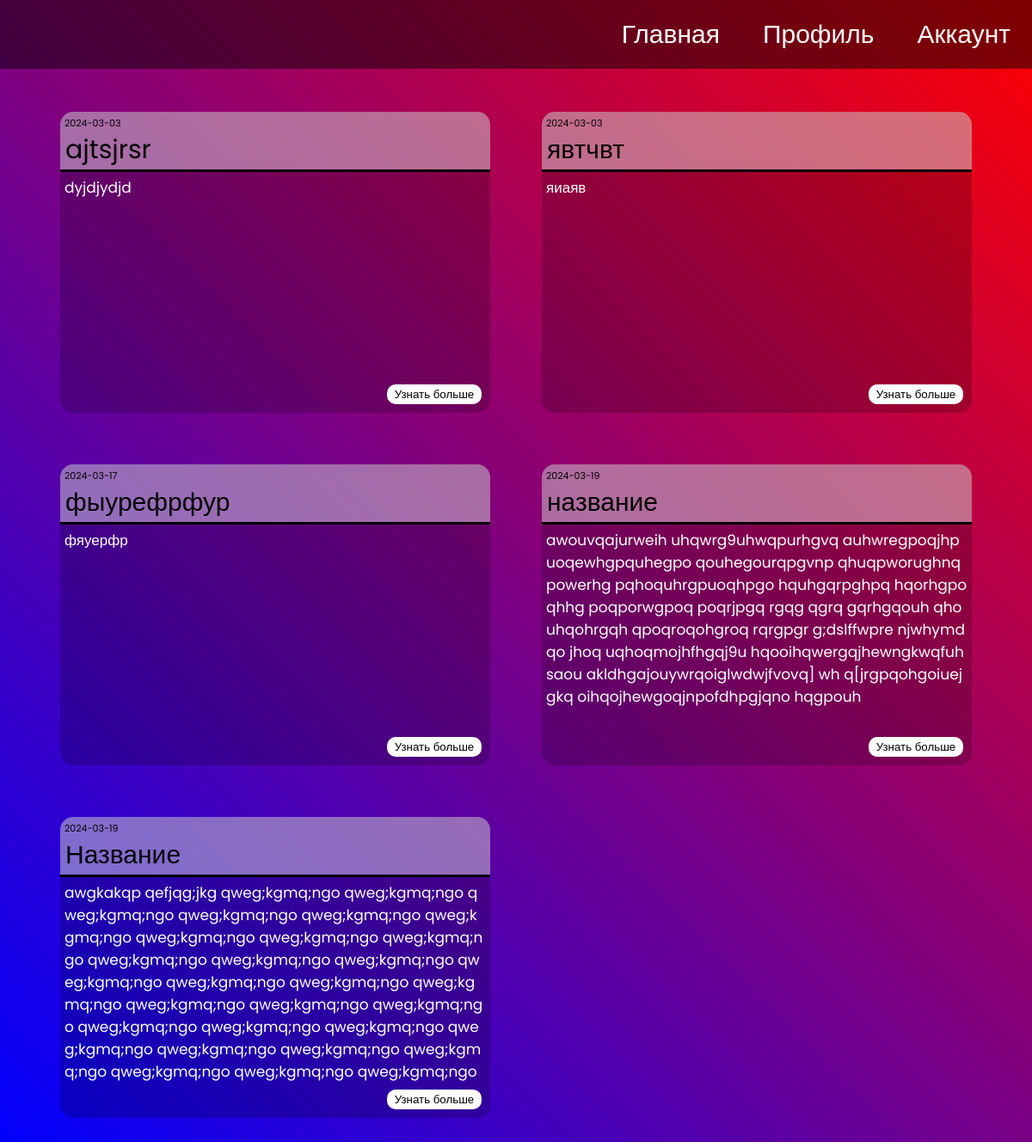
The page /home on the database its author committed.
### tables this page shows
CREATE TABLE "posts" (
	"id"	INTEGER UNIQUE,
	"user_id"	INTEGER,
	"post_title"	TEXT,
	"post"	TEXT,
	"date"	TEXT,
	FOREIGN KEY("user_id") REFERENCES "users"("id"),
	PRIMARY KEY("id" AUTOINCREMENT)
);

### main.py (the view)
@app.route('/home', methods=['GET', 'POST'])
def home():
    opendb()
    cursor.execute('select * from posts')
    posts = cursor.fetchall()
    return render_template('home.html', posts = posts)

### main.py (called while the page is built)
def opendb():
    global db, cursor
    db = sqlite3.connect('file.db')
    cursor = db.cursor()

### templates/home.html (shortened to what this page needs)
{% extends 'base.html' %}
{% block content %}
    <link rel="stylesheet" href="{{ url_for('static', filename='css/style_t.css') }}">
    <main>
        <div class="spacer"></div>
        <div class="posts">
            {% for post in posts%}
            {% if post %}
            <div class="card">
                <div class="info">
                    <p style='font-size: 11px;' class="data">{{ post[4][:10] }}</p>
                    <div><p style="font-size: 30px; margin-left: 6px;">{{post[2]}}</p></div>
                </div>
                <p class="text">{{post[3]}}</p>
                <a href="{{ url_for('show_post', post_id=post[0]) }}"><button>Узнать больше</button></a>
            </div>
            {% endif %}
            {% endfor %}
        </div>
    </main>
{% endblock %}

### templates/base.html (shortened to what this page needs)
<!DOCTYPE html>
<html lang="en">
<head>
    <link rel="stylesheet" href="{{ url_for('static', filename='css/style.css') }}">
</head>
<body>
    <nav>
        <a href="{{ url_for('home') }}">Главная</a>
        <a href="{{ url_for('profile') }}">Профиль</a>
        <a href="{{ url_for('logout') }}">Аккаунт</a>
    </nav>
    {% block content %}{% endblock %}
</body>
</html>

### static/css/style.css (style rules this page uses)
* { margin: 0; padding: 0; box-sizing: border-box; }
nav { position: fixed !important; top: 0; left: 0; width: 100%; height: 80px; display: flex !important; justify-content: flex-end; align-items: center !important; background-color: rgba(0, 0, 0, 0.49) !important; z-index: 10000; }
nav a { text-decoration: none; color: #fff; font-size: 30px; margin: 0 25px; }
body { background: linear-gradient(45deg, blue, red); display: flex; justify-content: center; align-items: center; flex-direction: column; width: 100%; min-height: 100vh; overflow-x: hidden; }

### static/css/style_t.css (style rules this page uses)
* { margin: 0; padding: 0; font-family: 'Poppins', sans-serif; }
.posts { width: 100%; list-style: none; display: grid; grid-template-columns: repeat(2, 50%); }
.card { display: flex; align-items: flex-start; flex-direction: column; width: 500px; height: 350px; margin: 30px; background-color: transparent; border-radius: 15px; font-size: 17px; position: relative; background-color: rgba(0, 0, 0, 0.199); }
.card .info { width: 100%; height: 70px; border-bottom: 3px solid black; background-color: #ffffff6c; border-radius: 15px 15px 0 0; overflow: hidden; text-overflow: ellipsis !important; }
.card a button { position: absolute; bottom: 10px; right: 10px; cursor: pointer; width: 110px; height: 23px; outline: none; border: none; background: #fff; border-radius: 10px; }
.card .text { padding: 5px; width: 100%; max-height: 237px; overflow: hidden; text-overflow: ellipsis; word-break: break-all; color: #fff; }
.spacer { width: 100%; height: 100px; }
.data { margin: 5px 0 0 5px; }

### rows shown on the page
posts: date "2024-03-03", post_title "ajtsjrsr", post "dyjdjydjd"
posts: date "2024-03-03", post_title "явтчвт", post "яиаяв"
posts: date "2024-03-17", post_title "фыурефрфур", post "фяуерфр"
posts: date "2024-03-19", post_title "название", post "awouvqajurweih uhqwrg9uhwqpurhgvq auhwregpoqjhp uoqewhgpquhegpo qouhegourqpgvnp qhuqpworughnqpowerhg pqhoquhrgpuoqhpgo hquhgqrpghpq hqorhgpoqhhg poqporwgpoq poqrjpgq rgqg qgrq gqrhgqouh qhouhqohrgqh qpoqroqohgroq rqrgpgr g;dslffwpre njwhymd qo jhoq uqhoqmojhfhgqj9u hqooihqwergqjhewngkwqfuh saou akldhgajouywrqoiglwdwjfvovq] wh q[jrgpqohgoiuejgkq oihqojhewgoqjnpofdhpgjqno hqgpouh"
posts: date "2024-03-19", post_title "Название", post "awgkakqp qefjqg;jkg qweg;kgmq;ngo qweg;kgmq;ngo qweg;kgmq;ngo qweg;kgmq;ngo qweg;kgmq;ngo qweg;kgmq;ngo qweg;kgmq;ngo qweg;kgmq;ngo qweg;kgmq;ngo qweg;kgmq;ngo qweg;kgmq;ngo qweg;kgmq;ngo qweg;kgmq;ngo qweg;kgmq;ngo qweg;kgmq;ngo qweg;kgmq;ngo qweg;kgmq;ngo qweg;kgmq;ngo qweg;kgmq;ngo qweg;kgmq;ngo qweg;kgmq;ngo qweg;kgmq;ngo qweg;kgmq;ngo qweg;kgmq;ngo qweg;kgmq;ngo qweg;kgmq;ngo qweg;kgmq;ngo qweg;kgmq;ngo qweg;kgmq;ngo…"
